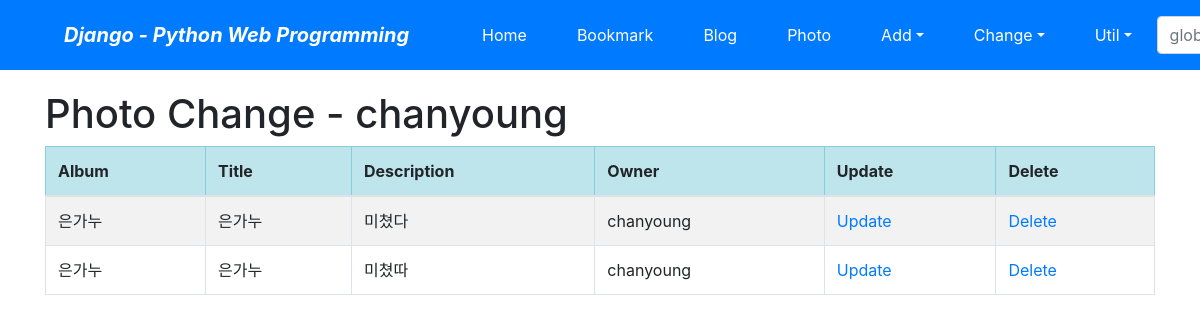
Page /photo/photo/change/ (signed in) on the committed database.
### photo/models.py (models this page shows, shortened)
class Photo(models.Model):
    album = models.ForeignKey(Album, on_delete=models.CASCADE)
    title = models.CharField('TITLE', max_length=30)
    description = models.TextField('Photo Description', blank=True)
    image = models.ImageField("IMAGE", upload_to='SorlPhoto/%Y')
    upload_dt = models.DateTimeField('UPLOAD DATE', auto_now_add=True)
    owner = models.ForeignKey(
        'auth.User', on_delete=models.CASCADE, verbose_name='OWNER', blank=True, null=True)
    class Meta:
        ordering = ('title',)

class Album(models.Model):
    name = models.CharField('NAME', max_length=30)
    description = models.CharField(
        'One Line Description', max_length=100, blank=True)
    owner = models.ForeignKey(
        'auth.User', on_delete=models.CASCADE, verbose_name='OWNER', blank=True, null=True)
    class Meta:
        ordering = ('name',)
    def __str__(self):
        return self.name

### photo/views.py (the view)
# urls.py: path('photo/change/', views.PhotoChangeLV.as_view(), name='photo_change'),
class PhotoChangeLV(LoginRequiredMixin, ListView):
    model = Photo
    template_name = 'photo/photo_change_list.html'
    def get_queryset(self):
        return Photo.objects.filter(owner=self.request.user)

### photo/templates/photo/photo_change_list.html (shortened to what this page needs)
{% extends "base.html" %}
{% block content %}
    <h1>Photo Change - {{user}}</h1>
    <table class="table table-striped table-bordered table-condensed">
        <thead>
        <tr class="table-info">
            <th>Album</th>
            <th>Title</th>
            <th>Description</th>
            <th>Owner</th>
            <th>Update</th>
            <th>Delete</th>
        </tr>
        </thead>
        <tbody>
        {% for item in object_list %}
        <tr>
            <td>{{ item.album }}</td>
            <td>{{ item.title }}</td>
            <td>{{ item.description }}</td>
            <td>{{ item.owner }}</td>
            <td><a href="{% url 'photo:photo_update' item.id %}">Update</a></td>
            <td><a href="{% url 'photo:photo_delete' item.id %}">Delete</a></td>
        </tr>
        {% endfor %}
        </tbody>
    </table>
{% endblock %}

### rows in the picture
Photo: album "은가누", title "은가누", description "미쳤다", owner "chanyoung"
Photo: album "은가누", title "은가누", description "미쳤따", owner "chanyoung"

### other values in the picture
{{ user }} "chanyoung"
